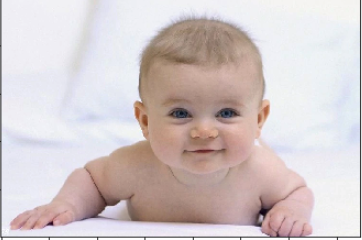
#> input picture imgs/baby1.png, 362 x 240 px
$ python process_imgs_face.py
#> lines starting #> are read from the running program, lines starting #| are printed output that depends on the picture
### saliency_model/itti_koch.py
# development file, later on itti&koch class
import numpy as np
from scipy import ndimage as nd
import matplotlib.image as mpimg
from skimage import img_as_float64
from skimage.transform import resize

from .utils import *
from .itti_koch_features import *


class IttiKoch():
    '''
    Itti and Koch main model class.
    Inputs upon init: path to the image, changes to setup dict
    '''
    def __init__(self, input_params=None, verbose=True):
        super().__init__()

        self.verbose = verbose

        # dictionary with default params
        self.params = {
            "min_mapwidth": 64,
            "num_center_scales": 3,
            "outer_sigma": [3,6],
            "inner_sigma": [1,1],
            "topdown_weights": [1,1,1,1],
            "gabor_theta": 4,
            "gabor_sigma": 4,
            "gabor_frequency": 0.1,
            "gabor_phase": False,
            "gaussian_blur": 2,
            "fraction_centerbias": 2,
            'face_model': None,
        }


        # update the parameters with the input
        if input_params:
            for key in input_params:
                self.params[key] = input_params[key]

            pass


    def make_center_scales(self, img, scalars):
        '''
        Gaussian pyramid creation: based on image and scalars
        returns a list of downsampled images with lenght according to inp scalars
        '''
        # determine size of center scales
        self.params["mapsize"] = (round(img.shape[0] * (self.params["min_mapwidth"] / img.shape[1])), self.params["min_mapwidth"])

        return downsample_image(img, self.params["mapsize"][0], self.params["min_mapwidth"], scalars)


    def make_feature_maps(self, imgs, feature_func, *args):
        '''
        Given an image and a function for the feature, calculates the convolved
        feature maps.
        Returns: convolution maps
        '''
        feat_maps = feature_func(imgs, *args)

        return convolve_receptive_field(feat_maps, self.params["inner_sigma"], self.params["outer_sigma"])


    def make_conspicuity_maps(self, img_scales, feature_func, *args):
        '''
        Function creates conspicuity map based on given image scales for given feature
        '''
        conspicuity_maps = []
        for img in img_scales:
            feature_maps = self.make_feature_maps([img], feature_func, *args)
            conspicuity_map = compute_conspicuity_map(feature_maps, self.params["mapsize"], resize_map=False)
            # append the normalized conspicuity map
            conspicuity_maps.append(conspicuity_map)

        # compute weighted sum across images scales, do resizing to deal with different image sizes
        conspicuity_map = compute_conspicuity_map(conspicuity_maps, self.params["mapsize"], resize_map=True)

        return conspicuity_map

    def run(self, img, keys = ["intensity", "color", "orientation"], faces=False):
        '''
        Given an image returns its saliency and the single saliency maps in the order of feature  input
        '''
        # save image size
        img_size = np.shape(img)

        # compute spatial scales
        if self.verbose:
            print("Computing {} image scales".format(self.params["num_center_scales"]))
        img_scales = self.make_center_scales(img, np.arange(self.params["num_center_scales"])+1)

        if self.verbose:
            print("Creating Gabor kernels for orientation.")
        gabor_kernels = create_gabor_kernels(theta = self.params["gabor_theta"],
                                            sigma = self.params["gabor_sigma"],
                                            frequency = self.params["gabor_frequency"],
                                            phase = self.params["gabor_phase"])

        # compute conspicuity_map for each channel
        saliency_maps = []

        # iterate over features to compute (keys)
        for key in keys:
            if self.verbose:
                print("Computing saliency maps for {}.".format(key))

            # get corresponding function
            curr_func = globals()["compute_"+key]


            # compute conspicuity map
            if (key == "orientation"):
                m = self.make_conspicuity_maps(img_scales, curr_func, gabor_kernels)
                saliency_maps.append(resize(m, img_size[0:2], mode='constant', anti_aliasing=True))
            else:
                m = self.make_conspicuity_maps(img_scales, curr_func)
                saliency_maps.append(resize(m, img_size[0:2], mode='constant', anti_aliasing=True))

        # add faces detection into the model
        if faces:
            face_sal = compute_faces(img, self.params['face_model'])
            saliency_maps.append(np.squeeze(face_sal))

        # sum & normalize across channels
        wj = self.params["topdown_weights"]

        saliency = np.zeros(img_size[0:2])
        for i in np.arange(len(saliency_maps)):
            saliency = saliency + wj[i]*saliency_maps[i]

        # blur the image
        saliency = nd.gaussian_filter(saliency, self.params["gaussian_blur"])

        # normalize with the maximum of the map
        if not (np.max(saliency) == 0):  # don't normalize if saliency map is empty
            saliency = saliency / np.max(saliency)

        # introduce center bias
        saliency = saliency * center_bias(lambda x, y: gaussian2D(x, y, min(np.shape(saliency)) / self.params["fraction_centerbias"]), np.shape(saliency))

        # return saliency
        return saliency, saliency_maps

### saliency_model/utils.py
import math
import warnings
import numpy as np
import scipy.signal as signal
import skimage.transform as transform

from skimage.feature import peak_local_max
from skimage.transform import resize
from skimage.filters import gabor_kernel
from scipy import ndimage as nd


def gaussian2D(x, y, sigma):
    '''create 2D Gaussian distribution'''
    return (1.0/(2*math.pi*(sigma**2)))*math.exp(-(1.0/(2*(sigma**2)))*(x**2 + y**2))


def mexican_hat(x, y, sigma1, sigma2):
    ''' @ gausain mixture(difference) creates mexican hat like shape '''
    return gaussian2D(x, y, sigma1) - gaussian2D(x, y, sigma2)


# [192 lines left out: functions receptive_field_matrix, center_bias, fit_gauss_to_rectangle, create_gabor_kernels, convolve_kernels, downsample_image and 6 more, not called in this run]

### saliency_model/itti_koch_features.py
# Basic features implemented by the Itti-Koch Algorithm
import skimage
import numpy as np
#import face_recognition
from utils import convolve_kernels, fit_gauss_to_rectangle


def compute_intensity(img_list):
    """
    Computes the mean over the RGB values of the image to get intensity value.
    :param img_list: image in different scales
    :return: list of intensity values for each image
    """

    img_avg = []

    for img in img_list:
        img_avg.append(np.mean(img, axis=2))

    return img_avg


def compute_color(img_list):
    '''
    Separates the channels by color, calculates the luminescence as their mean,
    :param img_list: image in different scales
    :return: rg, by colors
    '''

    img_col = []

    for img in img_list:

        r = img[:,:,0]
        g = img[:,:,1]
        b = img[:,:,2]

        lum = np.mean([r,g,b])

        by = np.divide((b - np.minimum(r, g)), lum)  # (B-Y)
        rg = np.divide((r - g), lum)                 # (R-G)
        img_col.append([rg, by])

    return np.squeeze(img_col)


def compute_orientation(img_list, gabor_kernels):
    """
    Computes the mean over the RGB values of the image to get intensity value.
    :param img_list: image in different scales
    :return: list of orientation values for each image
    """

    intensity = (compute_intensity(img_list))
    orientation = convolve_kernels(np.squeeze(intensity), gabor_kernels)

    return orientation


# [42 lines left out: functions apply_face_saliency, compute_faces, not called in this run]

### process_imgs_face.py
import numpy as np
import matplotlib.pyplot as plt
import matplotlib.image as mpimg
from saliency_model.itti_koch import IttiKoch

plt.rcParams['image.cmap'] = 'gray'

# Load The Image
path = './imgs/baby1.png'
# path = './imgs/group.jpg'
img = mpimg.imread(path)
#> img is the input picture: shape (240, 362, 4) float32; mean R, G, B, A 0.83, 0.786, 0.788, 1

params_ik = {
    "mapwidth": 64,
    "face_model":'cnn',
}

features = ["intensity", "orientation", "color"]
IK = IttiKoch(input_params=params_ik, verbose=True)
saliency, maps = IK.run(img, features, faces=True)
#> the loop in downsample_image, `for scalar in scaling_factors:` made 3 passes
#> after the loop in downsample_image, `for scalar in scaling_factors:`: img_maps = 3 items
#> the loop in run, `for key in keys:` made 3 passes
#> pass 1, in run, `m = self.make_conspicuity_maps(img_scales, curr_func)`:
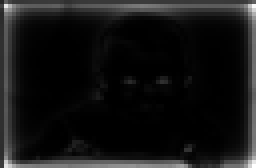
#> m: shape (42, 64) float64 (shown 4 times larger); min 0, max 1, mean 0.0831
#> pass 2, in run, `m = self.make_conspicuity_maps(img_scales, curr_func, gabor_kernels)`:
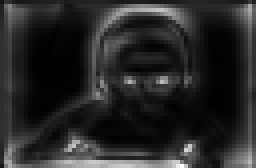
#> m: shape (42, 64) float64 (shown 4 times larger); min 0, max 1, mean 0.158
#> pass 3, in run, `m = self.make_conspicuity_maps(img_scales, curr_func)`:
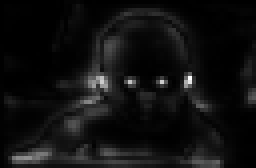
#> m: shape (42, 64) float64 (shown 4 times larger); min 0, max 1, mean 0.0651
#> (the run stopped early here; a loop or call above may not have finished)

$ run again, with imgs/baby2.png copied over imgs/baby1.png
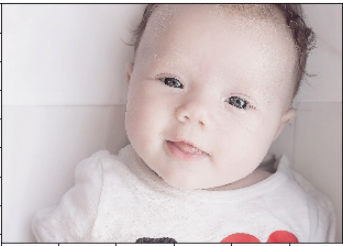
#> input picture imgs/baby2.png, 343 x 246 px
#> img is the input picture: shape (246, 343, 4) float32; mean R, G, B, A 0.805, 0.761, 0.763, 1
#> the loop in downsample_image, `for scalar in scaling_factors:` made 3 passes
#> after the loop in downsample_image, `for scalar in scaling_factors:`: img_maps = 3 items
#> the loop in run, `for key in keys:` made 3 passes
#> pass 1, in run, `m = self.make_conspicuity_maps(img_scales, curr_func)`:
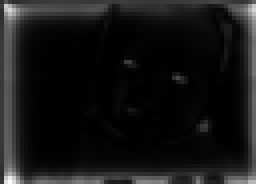
#> m: shape (46, 64) float64 (shown 4 times larger); min 0, max 1, mean 0.0879
#> pass 3, in run, `m = self.make_conspicuity_maps(img_scales, curr_func)`:
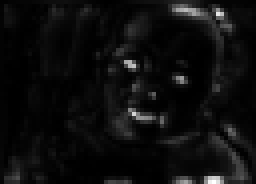
#> m: shape (46, 64) float64 (shown 4 times larger); min 0, max 1, mean 0.0543
